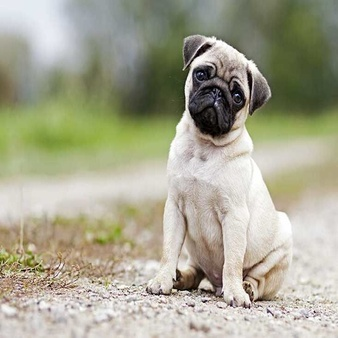
#> input picture api/Transformation/Input_Images/Dog.jpg, 338 x 338 px, shrunk from 549 x 549 before the run, found by its file name; its folder holds 4 pictures in this run
$ python translationTransformation.py
#> lines starting #> are read from the running program, lines starting #| are printed output that depends on the picture
#> in translationTransformation, image is the input picture: shape (338, 338, 3); mean B, G, R 145.1, 166.2, 167.4
import numpy as np
import cv2
import base64
import math

def clip(a, b):
    if a <= 0:
        return 0
    if a >= b - 1:
        return b - 1
    return a


def bilinearInterpolation(A, x, y):
    xMin = int(np.floor(x))
    yMin = int(np.floor(y))

    xMax = 1 + xMin
    yMax = 1 + yMin

    u = x - xMin
    v = y - yMin

    xMin = clip(xMin, A.shape[0])
    xMax = clip(xMax, A.shape[0])
    yMin = clip(yMin, A.shape[1])
    yMax = clip(yMax, A.shape[1])

    l = A[xMin, yMin]
    m = A[xMin, yMax]
    n = A[xMax, yMin]
    o = A[xMax, yMax]

    return (1.0 - u) * (1.0 - v) * l + u * (1.0 - v) * n + (1.0 - u) * v * m + u * v * o


def translate(image, alpha, beta):
#> called with alpha = 125, beta = 100
    r, c,_ = image.shape
#> r = 338; c = 338
    M = np.float32([[1, 0, alpha], [0, 1, beta]])
    org = np.indices((c, r)).reshape(2, -1)
    norg = np.vstack((org, np.ones(r * c)))
    t = np.dot(M, norg)
    t = t.astype(np.int32)
    ind = np.all((t[1] < r, t[0] < c, t[1] >= 0, t[0] >= 0),axis=0)
    nimage = np.zeros_like(image)
    nimage[t[1][ind], t[0][ind]] = image[org[1][ind], org[0][ind]]
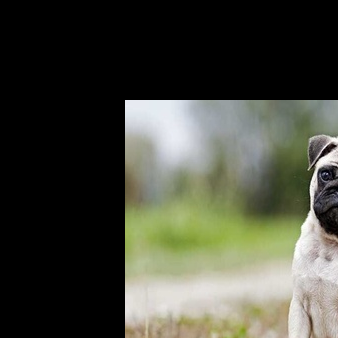
#> nimage: shape (338, 338, 3); mean B, G, R 60.6, 72, 70.4

    img1 = np.zeros((nimage.shape[0], nimage.shape[1],3))
    for i in range(nimage.shape[0]):
        for j in range(nimage.shape[1]):
            img1[i,j] = bilinearInterpolation(nimage, i, j)
#> this loop made 338 passes

    return img1

def translationTransformation(inputImageName,parameters):
    image = cv2.imread('Transformation/Input_Images/'+inputImageName, cv2.IMREAD_COLOR)

    param_split = parameters.split(',')
    alpha = int(param_split[0].split("=")[1])
    beta = int(param_split[1].split("=")[1])
    print(alpha,beta)
    translated_image = translate(image,alpha=alpha, beta=beta)

    output_image_name = 'Transformation/Output_Images/'+inputImageName
    cv2.imwrite(output_image_name, translated_image)

    with open(output_image_name, "rb") as image_file:
        image_string = base64.b64encode(image_file.read())
        return image_string

if __name__ == "__main__":
    #Dog.jpg -a 125 -b 100
    translationTransformation("Dog.jpg","a=125,b=100")
